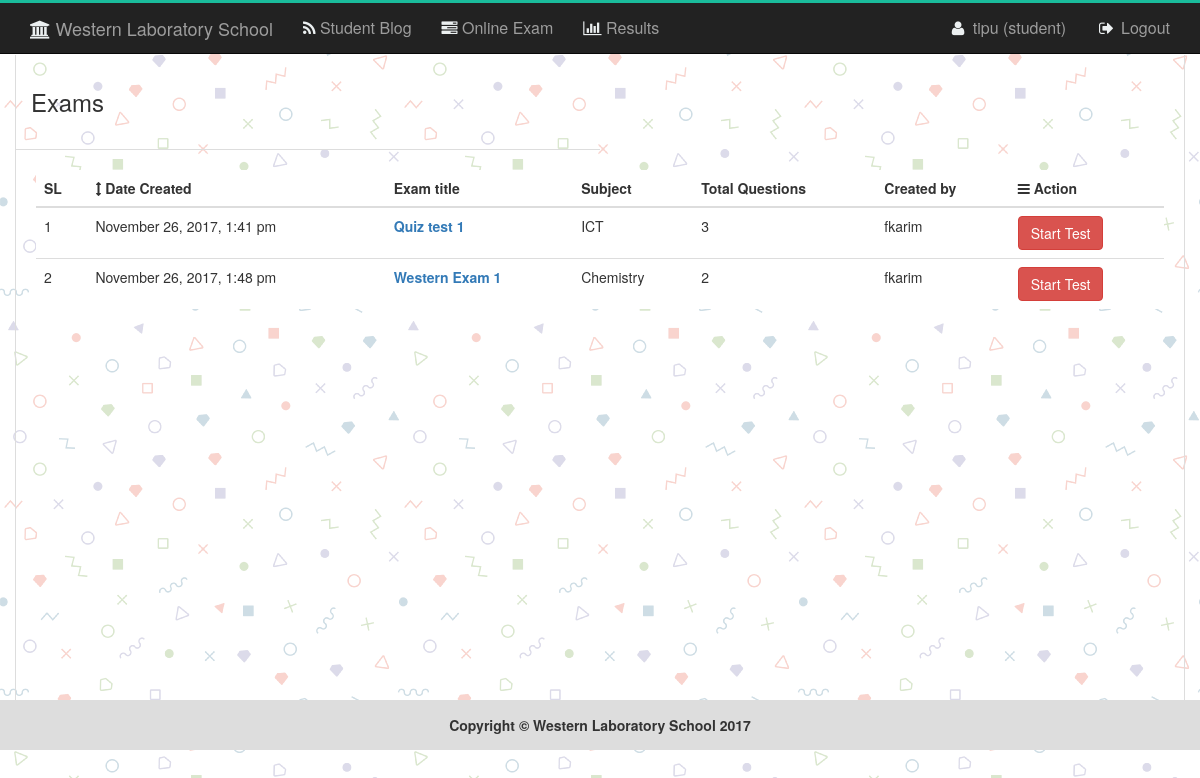
The page /examlist.php (signed in) on the database as committed earlier.
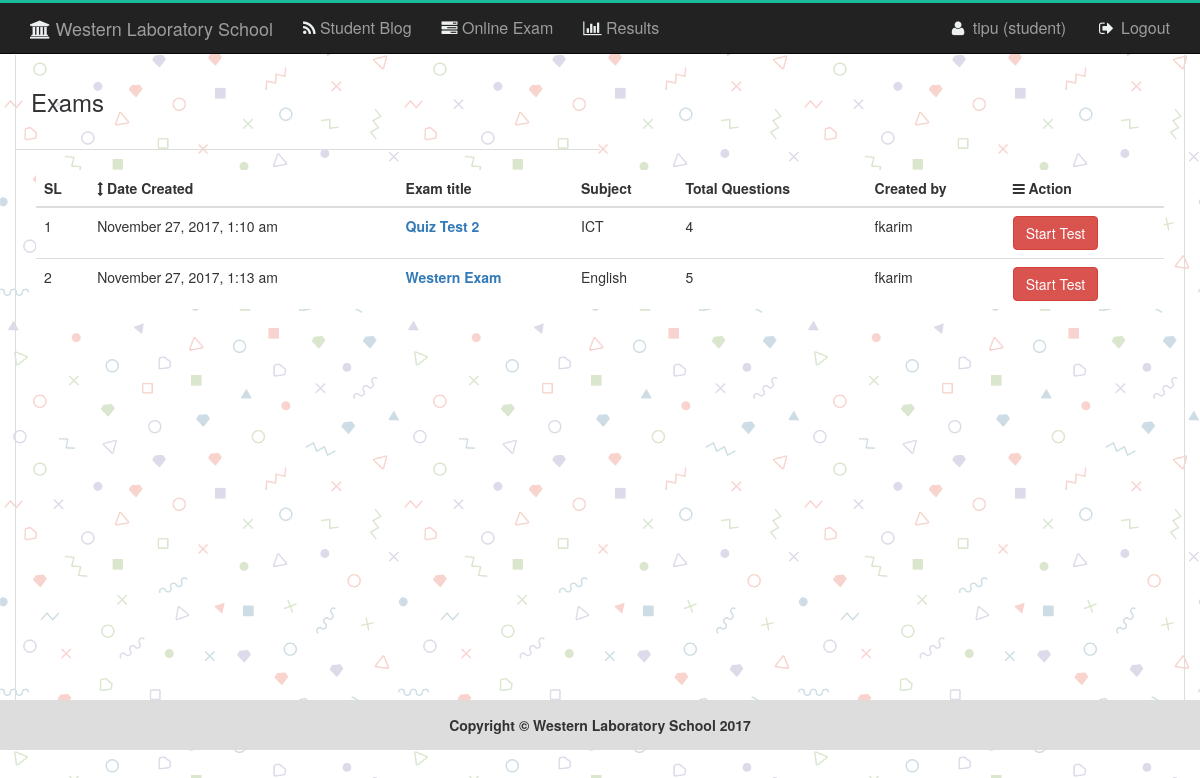
The same page on the database as committed later.
### tables this page shows
CREATE TABLE `tbl_exam` (
  `id` int(11) NOT NULL,
  `name` varchar(50) NOT NULL,
  `subject` varchar(50) NOT NULL,
  `author` varchar(50) NOT NULL,
  `edate` timestamp NOT NULL DEFAULT CURRENT_TIMESTAMP
);

### libs/Session.php (called while the page is built, shortened)
<?php
class Session{
	 public static function get($key){
	 	if (isset($_SESSION[$key])) {
	 		return $_SESSION[$key];
	 	} else {
	 		return false;
	 	}
	 }
}
?>

### libs/Database.php (called while the page is built, shortened)
<?php
Class Database{
	public $host   = DB_HOST;
	public $user   = DB_USER;
	public $pass   = DB_PASS;
	public $dbname = DB_NAME;
	public $link;
	private function connectDB(){
	$this->link = new mysqli($this->host, $this->user, $this->pass, $this->dbname);
 }
	public function select($query){
		$result = $this->link->query($query) or die($this->link->error.__LINE__);
		if($result->num_rows > 0){
			return $result;
		} else {
			return false;
		}
	}
}

### classes/exam.php (called while the page is built, shortened)
<?php
	include_once ("/../libs/Session.php");
    include_once ("/../libs/Database.php");
    include_once ("/../helpers/Format.php");
Class Exam{
	private $db;
	public function __construct(){
		$this->db = new Database();
	}
	public function getAllExam(){
			$query = "SELECT * FROM tbl_exam";
			$getData = $this->db->select($query);
			if($getData){
			return $getData;
			}else{
				return false;
			}
		}
	public function getQuestionByExam($id){
			$query = "SELECT * FROM tbl_ques WHERE examid='$id'";
			$getData = $this->db->select($query);
			if ($getData) {
				return $getData->num_rows;
			}else{
				return 0;
			}
	}
	}
?>

### helpers/Format.php (called while the page is built, shortened)
<?php
class Format{
	public function formatDate($date){
		return date('F j, Y, g:i a', strtotime($date));
	}
}
?>

### examlist.php (the view, shortened to what this page needs)
<?php
include_once "header.php";
?>
<section id="examlist">
    <div class="container obls_margin obls_border">
        <div class="row">
            <div class="col-md-6 examlistpad">
                <span style="font-size:24px;">Exams</span>
            </div>
        </div>
        <div class="row" id="postdetails">
            <div class="col-md-12" style="padding:20px;">
                <table class="table table-hover exlisttable" style="background:#fff">
                    <thead>
                      <tr>
                        <th>SL</th>
                        <th><i class="fa fa-arrows-v" aria-hidden="true"></i> Date Created</th>
                        <th>Exam title</th>
                        <th>Subject</th>
                        <th>Total Questions</th>
                        <th>Created by</th>
                        <th><i class="fa fa-bars" aria-hidden="true"></i> Action</th>
                      </tr>
                    </thead>
                    <tbody>
                    <?php
                    $i=0;
                    $getex= $ex->getAllExam();
                    if ($getex) {
                    while ($row = $getex->fetch_assoc()) {
                      $i++;
                      $gettotal = $ex->getQuestionByExam($row['id']);
                ?>
                      <tr>
                        <td><?php echo $i;?></td>
                        <td><?php echo $fm->formatDate($row['edate']);?></td>
                        <td><strong><a href="#"><?php echo $row['name'];?></a></strong></td>
                        <td><?php echo $row['subject'];?></td>
                        <td><?php echo $gettotal; ?></td>
                        <td><?php echo $row['author'];?></td>
                        <td>
                            <div class="left_pad">
                              <?php
                                if(Session::get("checkusertype")){
                              ?>
                              <a href="starttest.php?exid=<?php echo $row['id'];?>" class="btn btn-danger">Start Test</a>
                              <?php
                                }else{
                              ?>
                              <a href="questionlist.php?viewex=<?php echo $row['id'];?>" class="btn btn-info">View</a>
                              <?php } ?>
                            </div>
                        </td>
                      </tr>
                    <?php
                      }
                    }else{
                      echo '<tr><td class="error" colspan="5">nothing found !</td></tr>';
                    }
                    ?>
                    </tbody>
                </table>
            </div>
        </div>
    </div>
</section>
<?php
include_once "footer.php";
?>

### header.php (shortened to what this page needs)
<?php
  include "/libs/session.php";
  $filepath = realpath(dirname(__FILE__));
  include_once ($filepath."/libs/Database.php");
  include_once ($filepath."/helpers/Format.php");
  $fm = new Format();
  $ex = new Exam();
?>
<!DOCTYPE html>
<html lang="en">
<head>
    <link href="assets/css/bootstrap.min.css" rel="stylesheet">
    <link href="assets/font-awesome/font-awesome.min.css" rel="stylesheet" type="text/css">
    <link rel="stylesheet" href="assets/css/main.css">
</head>
<body>
    <header class="header_area">
        <nav class="navbar navbar-default navbar-inverse navbar-fixed-top main-menu">
            <div class="container">
              <div class="navbar-header">
               <a class="navbar-brand" href="index.php"><i class="fa fa-university" aria-hidden="true"></i> Western Laboratory School</a>
              </div>
              <div class="collapse navbar-collapse" id="bs-example-navbar-collapse-1">
                <ul class="nav navbar-nav">
                  <li><a href="index.php"><i class="fa fa-rss" aria-hidden="true"></i> Student Blog</span></a></li>
                   <?php
                      if(Session::get("checkusertype")){
                    ?>
                  <li><a href="examlist.php"><i class="fa fa-tasks" aria-hidden="true"></i> Online Exam</span></a></li>
                  <li><a href="result.php"><i class="fa fa-bar-chart" aria-hidden="true"></i> Results</span></a></li>
                  <?php } ?>
                </ul>
                <ul class="nav navbar-nav navbar-right">
                  <li class="dropdown">
                   <a href="#"><i class="fa fa-user fa-fw"></i> <?php echo Session::get('username');?> (<?php echo Session::get("usertype");?>)</a>
                  </li>
                  <li><a href="?action=logout" class="nav-link"><i class="fa fa-fw fa-sign-out"></i> Logout</a></li>
                </ul>
              </div>
          </div>
        </nav>
   </header>

### footer.php (shortened to what this page needs)
    <footer class="footer_area clearfix">
      <div class="container">
        <div class="text-center">
          <strong>Copyright © Western Laboratory School 2017<strong>
        </div>
      </div>
    </footer>
</body>
</html>

### assets/css/main.css (style rules this page uses)
body { background-image: url("../img/logintexture.png"); }
.main-menu { font-size: 16px; border-top: 3px solid #1abc9c; margin-bottom: 0px; }
.main-menu i { color: #ecf0f1; }
.obls_border { border-left: 1px solid #ddd; border-right: 1px solid #ddd; }
.footer_area { background: #ddd; height: 50px; display: block; padding-top: 15px; }
.obls_margin { margin-top: 55px; }
#postdetails { min-height: 550px; padding-bottom: 30px; }
.examlistpad { padding: 30px 15px; border-bottom: 1px solid #ddd; }

Rows that differ between the two databases and show on the page:
removed tbl_exam: edate "November 26, 2017, 1:41 pm", name "Quiz test 1", subject "ICT", gettotal "3", author "fkarim"
removed tbl_exam: edate "November 26, 2017, 1:48 pm", name "Western Exam 1", subject "Chemistry", gettotal "2", author "fkarim"
added tbl_exam: edate "November 27, 2017, 1:10 am", name "Quiz Test 2", subject "ICT", gettotal "4", author "fkarim"
added tbl_exam: edate "November 27, 2017, 1:13 am", name "Western Exam", subject "English", gettotal "5", author "fkarim"
